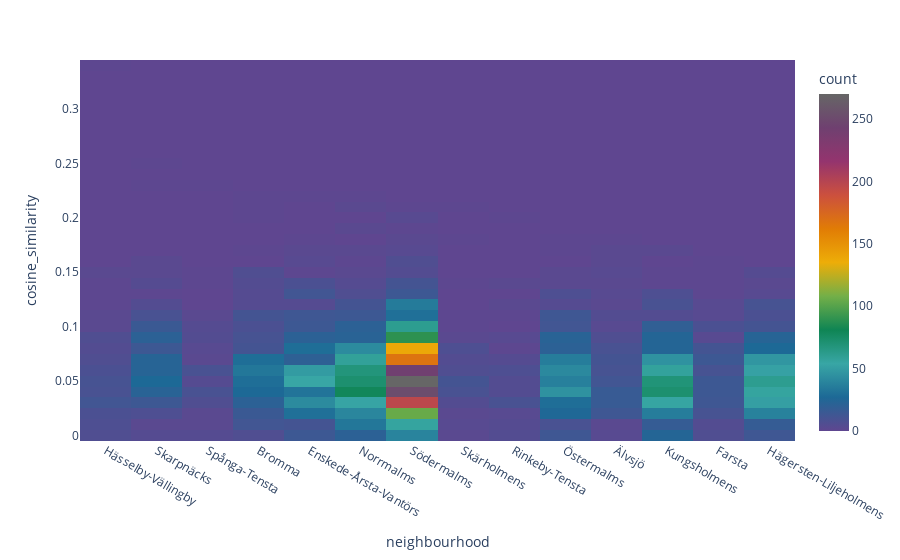

Notebook code cell kept with this figure:
### Code cell
px.density_heatmap(cosine_sim_by_neighbourhood,
           x='neighbourhood', y='cosine_similarity',
           color_continuous_scale=PALETTE)

### Figure 1 — Plotly figure (JSON) as saved in the notebook; plotly's stock layout.template omitted (floating-point values rounded to 4 significant figures; data arrays with more than 128 entries replaced by an {"elided": "..."} marker saying what was removed)
{"data": [{"coloraxis": "coloraxis", "hovertemplate": "neighbourhood=%{x}<br>cosine_similarity=%{y}<br>count=%{z}<extra></extra>", "name": "", "type": "histogram2d", "x": {"elided": "4775 str values"}, "xaxis": "x", "xbingroup": "x", "y": {"elided": "4775 float values"}, "yaxis": "y", "ybingroup": "y"}], "layout": {"coloraxis": {"colorbar": {"title": {"text": "count"}}, "colorscale": [[0, "rgb(95, 70, 144)"], [0.1, "rgb(29, 105, 150)"], [0.2, "rgb(56, 166, 165)"], [0.3, "rgb(15, 133, 84)"], [0.4, "rgb(115, 175, 72)"], [0.5, "rgb(237, 173, 8)"], [0.6, "rgb(225, 124, 5)"], [0.7, "rgb(204, 80, 62)"], [0.8, "rgb(148, 52, 110)"], [0.9, "rgb(111, 64, 112)"], [1, "rgb(102, 102, 102)"]]}, "legend": {"tracegroupgap": 0}, "margin": {"t": 60}, "xaxis": {"anchor": "y", "domain": [0, 1], "title": {"text": "neighbourhood"}}, "yaxis": {"anchor": "x", "domain": [0, 1], "title": {"text": "cosine_similarity"}}}}
